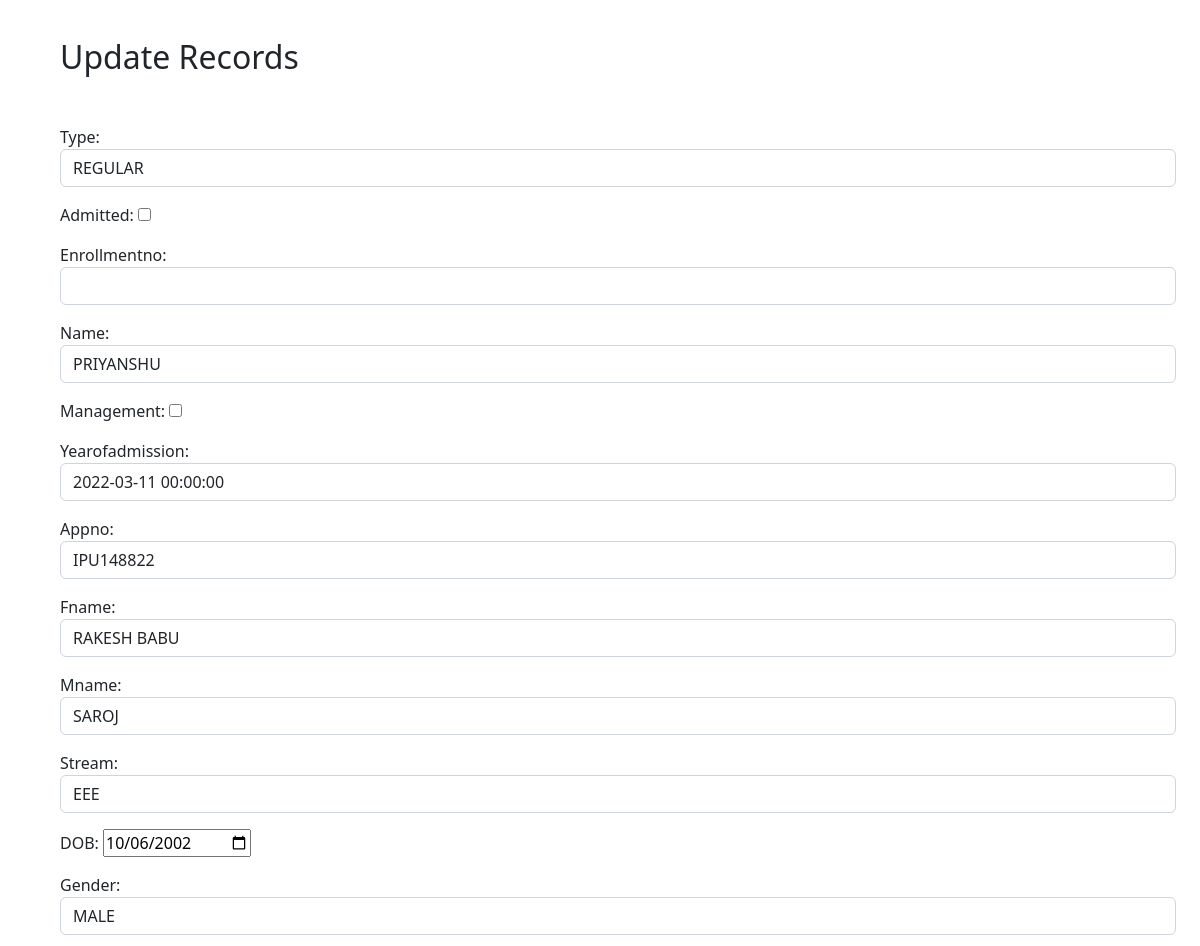
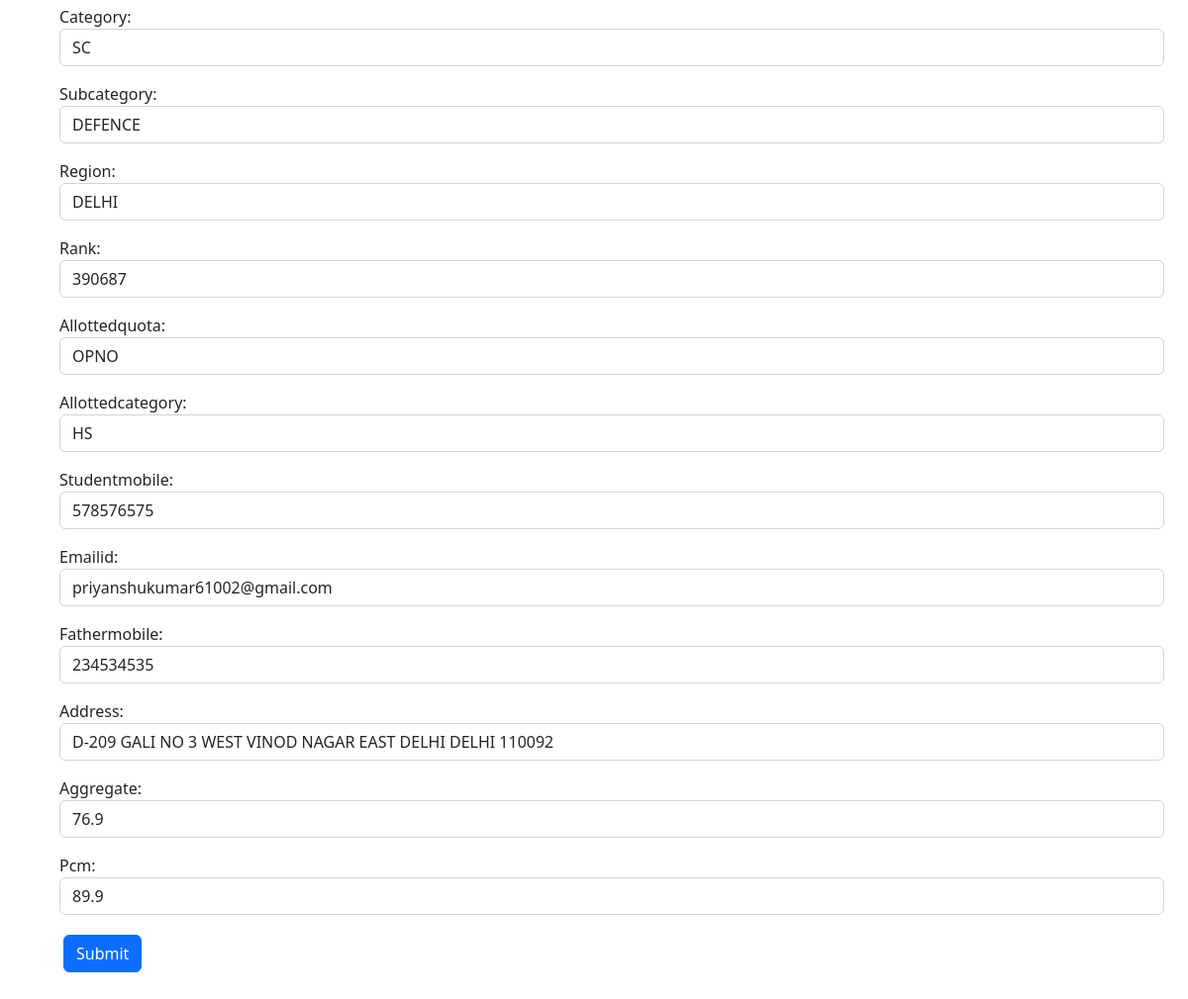
Screenshot of /update/46/ with the database file from the repository (2 pictures, top to bottom).
### app/models.py (models this page shows, shortened)
class sample(models.Model):
    type = models.CharField(max_length=10, choices= typechoices ,default='Regular')
    admitted = models.BooleanField(default=False)
    enrollmentno = models.IntegerField(null = True, default = None , blank=True, unique = True)
    name = models.CharField(max_length=100, default=False)
    management = models.BooleanField(default = False)
    yearofadmission = models.DateTimeField(default=False)
    appno = models.CharField(default=False, max_length=200, unique= True)
    Fname = models.CharField(max_length=200, default=False)
    Mname = models.CharField(max_length=200, default=False)
    stream = models.CharField(max_length=200, choices= streamchoices,default=False)
    DOB = models.DateField(default=False)
    gender = models.CharField(max_length=50,choices= genderchoices ,default=False)
    category = models.CharField(max_length=5,choices= categorychoices ,default=False)
    subcategory = models.CharField(max_length=10, choices= subcategorychoices ,default=False)
    region = models.CharField(max_length=50,choices= regionchoices ,default=False)
    rank = models.IntegerField(null = True, default=None , blank=True)
    allottedquota = models.CharField(max_length=10,choices= allotedquotachoices, default=False)
    allottedcategory = models.CharField(max_length=10,choices= allottedcategorychoices, default=False)
    studentmobile = models.IntegerField(null = True, default=None , blank=True)
    emailid = models.EmailField(max_length=200, default='')
    fathermobile = models.IntegerField(null = True, default=None , blank=True)
    address = models.CharField(max_length=200, default=False)
    aggregate = models.FloatField(null = True, default=None , blank=True)
    pcm = models.FloatField(null = True, default=None , blank=True)

### app/views.py (the view)
# urls.py: path('update/<str:pk>/', views.update, name='update'),
def update(request,pk):
    order = sample.objects.get(id = pk)
    form = sampleform(instance= order)
    if request.method == "POST":
        form = sampleform(request.POST, instance= order)
        if form.is_valid():
            form.save()
            return redirect('app:filter')
    context = {
        "form" : form,
    }
    return render(request, 'app/update.html', context)

### app/templates/app/update.html (shortened to what this page needs)
<head>
    <link href="https://cdn.jsdelivr.net/npm/bootstrap@5.2.2/dist/css/bootstrap.min.css" rel="stylesheet">
    <link href="https://cdn.jsdelivr.net/npm/bootstrap@5.2.2/dist/css/bootstrap.min.css" rel="stylesheet">
  </head>
{% block content %}
    <h2 class="text center" style="margin-left: 60px;">
        <br>
        Update Records
    </h2>
    <div class="container m-5">
        <form action="" method = "post" enctype="multipart/form-data">
            <div class="form-group">
                {{form.as_p}}
            </div>
            <input type="submit" name = "Update" class="btn btn-primary m-1">
        </form>
    </div>
{% endblock %}

### rows the page displays
sample: type "REGULAR", name "PRIYANSHU", yearofadmission "2022-03-11 00:00:00", appno "IPU148822", Fname "RAKESH BABU", Mname "SAROJ", stream "EEE", DOB "10/06/2002", gender "MALE", category "SC", subcategory "DEFENCE", region "DELHI", rank "390687", allottedquota "OPNO", allottedcategory "HS", studentmobile "578576575", emailid "priyanshukumar61002@gmail.com", fathermobile "234534535", address "D-209 GALI NO 3 WEST VINOD NAGAR EAST DELHI DELHI 110092", aggregate "76.9", pcm "89.9"
